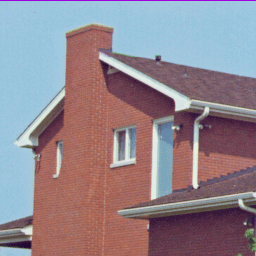
%> input picture reconstruction from wavelet/maxima2d/maxima/house256.bmp, 256 x 256 px
$ octave exemple2d.m   (GNU Octave 9; MATLAB toolbox functions it lacks are replaced by stand-ins)
%> lines starting %> are read from the running program, lines starting %| are printed output that depends on the picture
### reconstruction from wavelet/maxima2d/maxima/edge_2d/mallat2d.m
function res=mallat2d(img,l,sens)
% fonction resultat=mallat2d(img,L,sens)
% algorithme de decomposition (ou re) des bors
% L : resolution a atteindre
% sens 0 forward 1 inverse
% en retour on obtient une matrice contenant la trame
% les coef d'ondelettes sont sauve dans des fichiers


%coef=[1.5 1.12 1.03 1.01 1];
coef=ones(1,20);
if sens==0
[n,m]=size(img);
trame=img;

    res=struct();
    %forward
qmf=[ 0 0.125 0.375 0.375 0.125 ];
qmfb=[  0 -2 2  ];


for i=1:l,
	[trame,dligne,dcolone]=sousmala(trame,qmf,qmfb);
	dcolone=dcolone./coef(i);
	dligne=dligne./coef(i);
    res(i).dligne=dligne;
    res(i).dcolone=dcolone;
    %phrase = ['save i' num2str(i) ' dligne dcolone;'];
	clear dligne dcolone
    % Dilatation du filtre
	qmf=upsample(qmf);
        qmf=qmf(1:(length(qmf)-1));
        qmfb=upsample(qmfb);
        qmfb=qmfb(1:(length(qmfb)-1));
end;
res(l+1).trame=trame;

else
% inverse
h=[ 0 0.125 0.375 0.375 0.125 ];
k=-1*[0 0.0078125 0.054685 0.171875 -0.171875 -0.054685 -0.0078125 ];
ll=[0.0078125 0.046875 0.1171875 0.65625 0.1171875 0.046875 0.0078125];

trame=img(l+1).trame;
[n,m]=size(trame);

for i=l:-1:1,
	fh=h;fk=k;fl=ll;
       for j=1:(i-1),
            fh=upsample(fh);
            fk=upsample(fk);
            fk=fk(1:(length(fk)-1));
            fh=fh(1:(length(fh)-1));
            fl=upsample(fl);
            fl=fl(1:(length(fl)-1));
        end;

        trame=smallat2(trame,img(i).dligne,img(i).dcolone,fh,fl,fk,coef(i));
end;
res=trame;
end;

### reconstruction from wavelet/maxima2d/maxima/edge_2d/sousmala.m
function [trame,dligne,dcolone]=sousmala(trame,qmf,qmfb);

taille=floor(length(qmf)/2);
source =trame;
[n,m]=size(trame);

% ligne
	for lig=1:n,
            tmp(lig,:) = (symm_aconv(qmf,source(lig,:)));
            %dligne(lig,:) = symm_iconv(qmfb,lshift(source(lig,:)));
            dligne(lig,:) = symm_iconv(qmfb,source(lig,:));
end;

% colo
        for colo=1:m,
            trame(:,colo)=symm_aconv(qmf,tmp(:,colo)')';
            %dcolone(:,colo)=symm_iconv(qmfb,lshift(source(:,colo)'))';
            dcolone(:,colo)=symm_iconv(qmfb,source(:,colo)')';
        end;

### reconstruction from wavelet/maxima2d/maxima/edge_2d/smallat2.m
function trame=smallat2(trame,dligne,dcolone,fh,fl,fk,coeff);
[n,m]=size(trame);
for colo=1:m,
            c(:,colo) =symm_iconv(fh,trame(:,colo)')';
            w1(:,colo) =symm_iconv(fl,dligne(:,colo)')';
            %w2(:,colo) =symm_aconv(fk,rshift(dcolone(:,colo)'))';
            w2(:,colo) =symm_aconv(fk,dcolone(:,colo)')';
	end;

	% ligne

        for lig=1:n,
            c(lig,:)=symm_iconv(fh,c(lig,:));
            % w1(lig,:)=coeff*symm_aconv(fk,rshift(w1(lig,:)));
            w1(lig,:)=coeff*symm_aconv(fk,w1(lig,:));
            w2(lig,:)=coeff*symm_iconv(fl,w2(lig,:));
        end;
trame=(w1+w2+c);

### reconstruction from wavelet/maxima2d/maxima/edge_2d/max2d.m
function mx=max_2d(grad,l);
% Detection of Wavelet maxima
% Outpout
%mx a struct
%mx(l+1).trame is the coarse approximation
%mx(b).dligne is the maxima coefficient associated with the decompsoition
%along the line for the scale b
%mx(b).dcolone is the maxima coefficient associated with the decompsoition
%along the column for the scale b
%mx(b).code is the freeman code (the discrete direction) associated with
%the maxima

trame=grad(l+1).trame;
dim=size(trame);

mx=struct();

for b=1:l,
    code =freeman(grad(b).dligne+i*grad(b).dcolone);
    tmp=ss_max2d(grad(b).dligne,grad(b).dcolone,code);
    mx(b).dligne=real(tmp);mx(b).dcolone=imag(tmp);mx(b).code=code;
    %mx=sparse(mx);
    %list=chaine(full(mx));
end;

mx(l+1).trame=trame;

### reconstruction from wavelet/maxima2d/maxima/edge_2d/freeman.m
function code=freeman(mx);
% 4 3 2
% 5   1
% 6 7 8
dim=size(mx);
ang=angle(mx);
clear mx;
ang=(ang<0)*2*pi+ang;
code=zeros(dim(1),dim(2));

b1=(ang<pi/8);
b8=(ang<15*pi/8);
code =((b1+(b8==0))>0);

clear b8
b2=(ang<3*pi/8);
code=code+b2.*(b1==0)*2;

clear b1
b3=(ang<5*pi/8);
code =code+b3.*(b2==0)*3;

clear b2
b4=(ang<7*pi/8);
code =code+b4.*(b3==0)*4;

clear b3
b5=(ang<9*pi/8);
code =code+b5.*(b4==0)*5;

clear b4
b6=(ang<11*pi/8);
code =code+b6.*(b5==0)*6;

clear b5
b7=(ang<13*pi/8);
code =code+b7.*(b6==0)*7;

clear b6
b8=(ang<15*pi/8);
code =code+b8.*(b7==0)*8;

### reconstruction from wavelet/maxima2d/maxima/edge_2d/ss_max2d.m
function mx=ss_max2d(dligne,dcolone,code);
% function mx=max2d(dligne,dcolone)
% cette fonction recherche le max par interpolation
% cf Analyse d'images p 150


[n,m]=size(dligne);
grad=sqrt(dligne.^2+dcolone.^2);
mx=zeros(n,m);
for ii=2:(n-1),
    for j=2:(m-1),
    ang=code(ii,j);
     if (ang==5) | (ang==1)
        if ( (grad(ii,j-1)<grad(ii,j))&(grad(ii,j+1)<grad(ii,j)))
           mx(ii,j)=dligne(ii,j)+dcolone(ii,j)*i;
        end;
      else
       if (ang==2) | (ang==6)
         if ( (grad(ii+1,j-1)<grad(ii,j))&(grad(ii-1,j+1)<grad(ii,j)))
            mx(ii,j)=dligne(ii,j)+dcolone(ii,j)*i;
         end;
       else
          if (ang==3) | (ang==7)
             if ( (grad(ii+1,j)<grad(ii,j))&(grad(ii-1,j)<grad(ii,j)))
                  mx(ii,j)=dligne(ii,j)+dcolone(ii,j)*i;
             end;
          else
            if (ang==4) | (ang==8)
             if ( (grad(ii-1,j-1)<grad(ii,j))&(grad(ii+1,j+1)<grad(ii,j)))
                  mx(ii,j)=dligne(ii,j)+dcolone(ii,j)*i;
             end;
            end;
         end;
      end;
     end;


    end;
end;

### reconstruction from wavelet/maxima2d/maxima/edge_2d/edge_2d.m
function sb=edge_2d(mx,nbr_boucle,l);
%l=4;

trame=mx(l+1).trame;
grad=struct();
grad(l+1).trame=trame;
[n,m]=size(trame);

%init de g
for j=1:l,
    grad(j).dligne=zeros(n,m);
    grad(j).dcolone=zeros(n,m);
end;

for boucl=1:nbr_boucle,
	boucl
    % projection sur t
   for j=1:l,
       % pour chaque niveau

       % calcul par ligne
        modul=abs(mx(j).dligne+i*mx(j).dcolone);

	for b=1:n,
         %res=interpol(limg(b,:),dligne(b,:),abs((mx(b,:))),j);
         grad(j).dligne(b,:)=interpol2(mx(j).dligne(b,:),grad(j).dligne(b,:),modul(b,:),j);
     end;

        % calcul par colone
        for b=1:m,
            %res=interpol(cimg(:,b)',dcolone(:,b)',abs((mx(:,b)))',j);
            grad(j).dcolone(:,b)=(interpol2(mx(j).dcolone(:,b)',grad(j).dcolone(:,b)',modul(:,b)',j))';
            %dcolone(:,b)=res';
        end;
 	[grad(j).dligne,grad(j).dcolone]=clipping(grad(j).dligne,grad(j).dcolone,modul);
	%phrase = ['save  i' num2str(j) ' dligne dcolone;'];
    %   eval(phrase);
    end; % end de for des niveaux


     % projection sur v

    sb=mallat2d(grad,l,1);
% [9 lines of commented-out code are left out]
    grad=mallat2d(sb,l,0);
%     if boucl==nbr_boucle
%     	sb=mallat2d(grad,l,1);
%      end;
    grad(l+1).trame=trame;

end;

### reconstruction from wavelet/maxima2d/maxima/subfunc/upsample.m
function y = upsample(x)
% increasing the size of the signal with upsampling by adding 0
	n = length(x)*2;
	y = zeros(1,n);
	y(1:2:(n-1) )=x;

### reconstruction from wavelet/maxima2d/maxima/exemple2d.m
%2D code
img=double(imread('house256.bmp'));

img2=(img(:,:,1)+img(:,:,2)+img(:,:,3))/3;

wc=mallat2d(img2,4,0); %Decomposition into 4 levels of Wavelet
%> the loop in mallat2d, `for i=1:l,` made 4 passes
%> pass 1, in mallat2d, `[trame,dligne,dcolone]=sousmala(trame,qmf,qmfb);`:
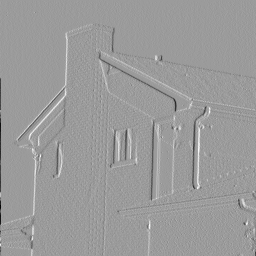
%> dligne: size 256x256 double; min -291.3, max 186.7, mean 0; drawn with min black and max white
%> pass 1, in mallat2d, `[trame,dligne,dcolone]=sousmala(trame,qmf,qmfb);`:
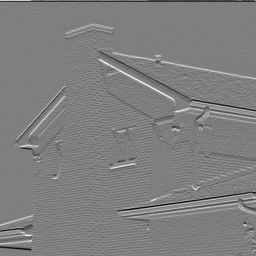
%> dcolone: size 256x256 double; min -213.3, max 213.3, mean 0; drawn with min black and max white
%> after the loop in mallat2d, `for i=1:l,`:
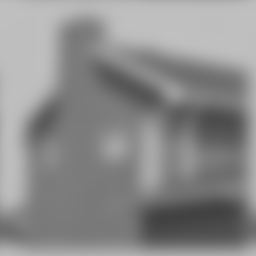
%> trame: size 256x256 double; min 65.98, max 192.3, mean 140.4
%> after the loop in mallat2d, `for i=1:l,`: qmf = 65 values, max 0.375 at index 33, min 0 at index 1, mean 0.0154; qmfb = 33 values, max 2 at index 33, min -2 at index 17, mean 0; res = 4 items
%> wc = 5 items

%If you want to apply a direct wavelet reconstruction you can use

rec=mallat2d(wc,4,1);

imagesc(rec);
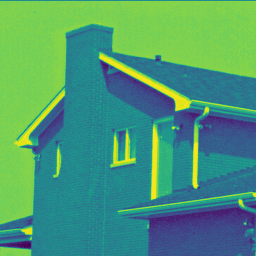
%> displayed picture: size 256x256x3, on the screen's scale of 0 to 255; mean R, G, B 75.8, 152.5, 116.2

%You have a perfect reconstruction rec==img2

mx=max2d(wc,4); %Detection of 2D wavelet maxima see the comment of the function
%> the loop in max_2d, `for b=1:l,` made 4 passes
%> pass 1, in freeman, `ang=(ang<0)*2*pi+ang;`:
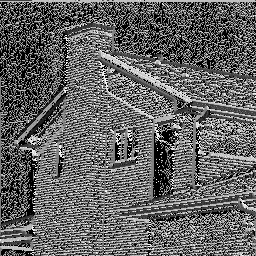
%> ang: size 256x256 double; min 0, max 6.28, mean 2.48; drawn with min black and max white
%> pass 1, in freeman, `b1=(ang<pi/8);`:
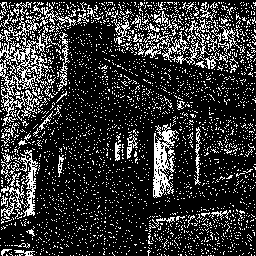
%> b1: size 256x256 logical; 20% white in thin lines or dots
%> after the loop in max_2d, `for b=1:l,`: mx = 4 items
%> mx = 5 items

%To see the maxima at scale 2 for example
imagesc(abs(mx(2).dligne+i*mx(2).dcolone));


sb=edge_2d(mx,30,4); %Reconstruction from the maxima (4 scales) with 30 iteraions
%> (the run ends here)
